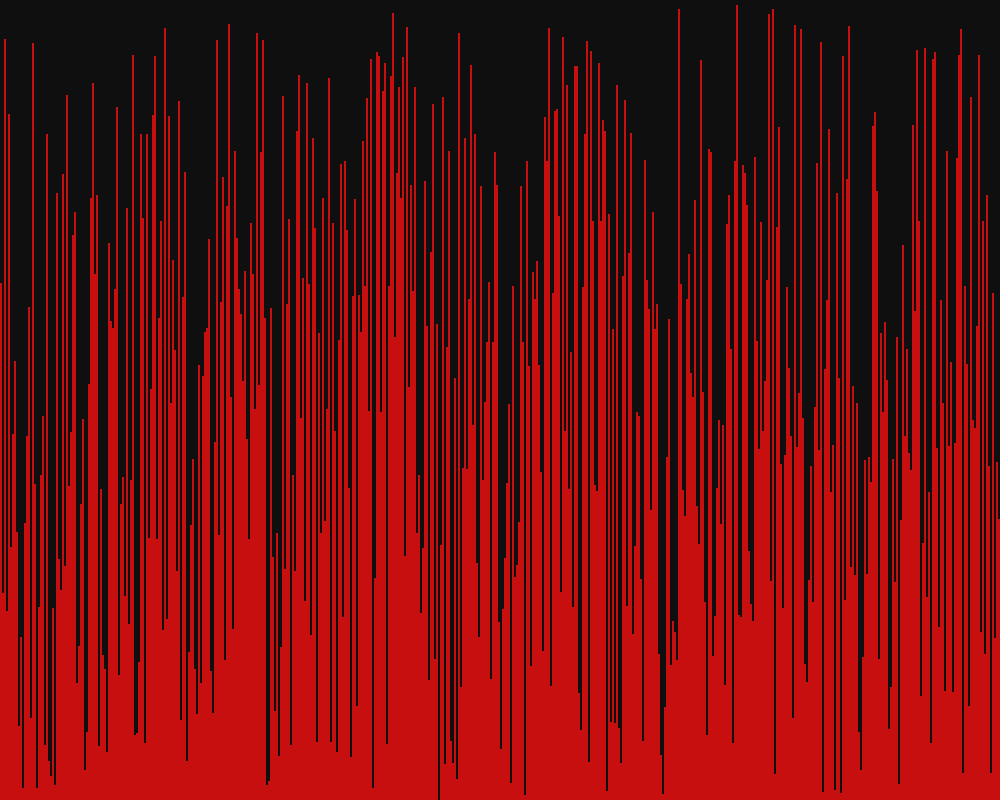
Frame 1 (no input)
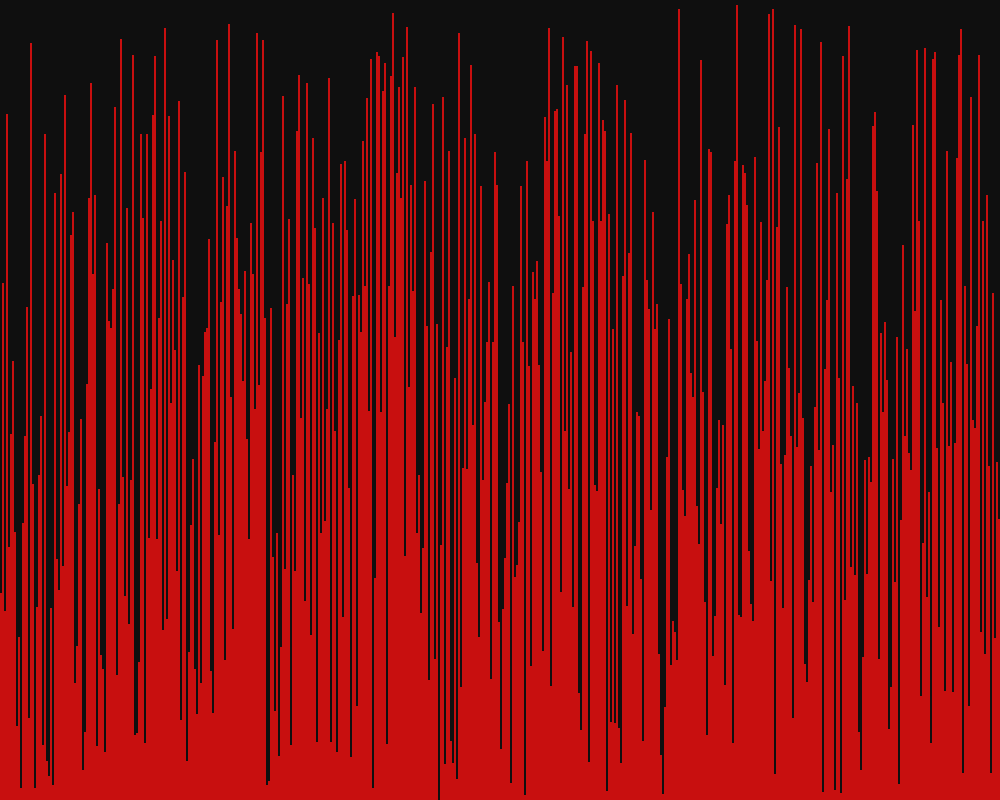
Frame 60 (the mouse pressed at the canvas centre just before this capture)
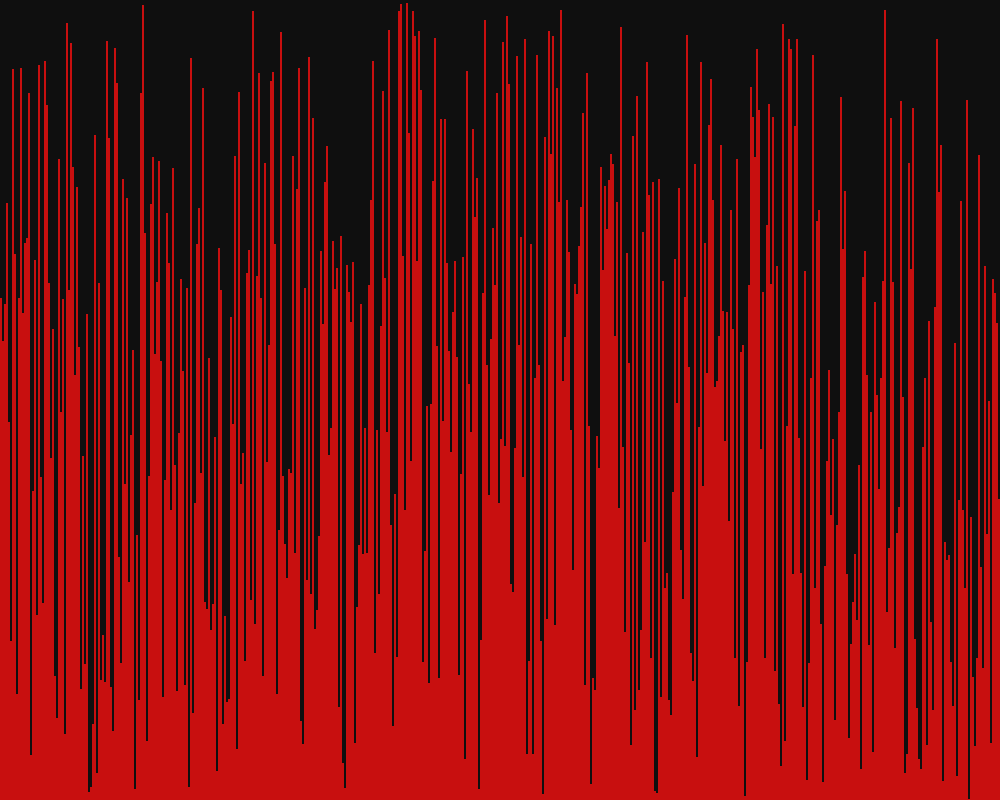
Frame 120 (the mouse held since frame 60 and released just before this capture)

The Processing sketch that drew these frames (run headless with seeded random() and noise(); from frame 60 on, the mouse is pressed at the canvas centre):

// Processing sketch: sketch_211011a
// ── sketch_211011a.pde
/*
 * Copy the code below into a new Processing sketch.
 */

// 1. Create an array of ints. Don't initialize it yet.
int ints[];

void setup() {
  // 2. Set the size of your window to at least 500 width 500 height
  size(1000, 800);

  // 3. Initialize your array to 50
  ints = new int[500];
  
  // 4. Initialize the ints in the array with random numbers
  //    from 0 to the built-in height variable, (int)random(height)
  randomize(ints);

  // 5. Call the noStroke() method to remove the outline for each shape
  noStroke();
}

void draw() {
  // 6. Set the background color with background(r, g, b);
  background(15,15,15);

  // 7. Set the color for your graph using the fill() method
  fill(200, 15, 15);

  // 8. Draw a rectangle for each int in your array.
  //    the x value will be the loop variable multipled by (width/intArray.length)
  //    the y value will the height variable
  //    the width is (width/intArray.length)
  //    the height is the negative array value at the array index, e.g. -intArray[ i ]
  for(int i = 0; i < ints.length; i++){
    rect(i * (width/ints.length), height, width/ints.length, -ints[i]);
  }


  // 9. Call the stepSort method
  stepSort(ints);

  // 10. Extract the code from step 4 that randomizes the array into a new method.
  

  // 11. Call the method you made in step 10 when the mouse is pressed using the mousePressed variable
  if(mousePressed){
    randomize(ints);
  }
}

int startIndex = 1;

void stepSort(int[] arr) {
  for (int i = startIndex; i < arr.length; i++) {
    if (arr[i - 1] > arr[i]) {
      int t = arr[i];
      arr[i] = arr[i - 1];
      arr[i - 1] = t;

      startIndex = i;
      return;
    }
  }
  startIndex = 1;
}

void randomize(int[] arr){
  for(int i = 0; i < arr.length; i++){
    arr[i] = (int)random(height);
  }
}
